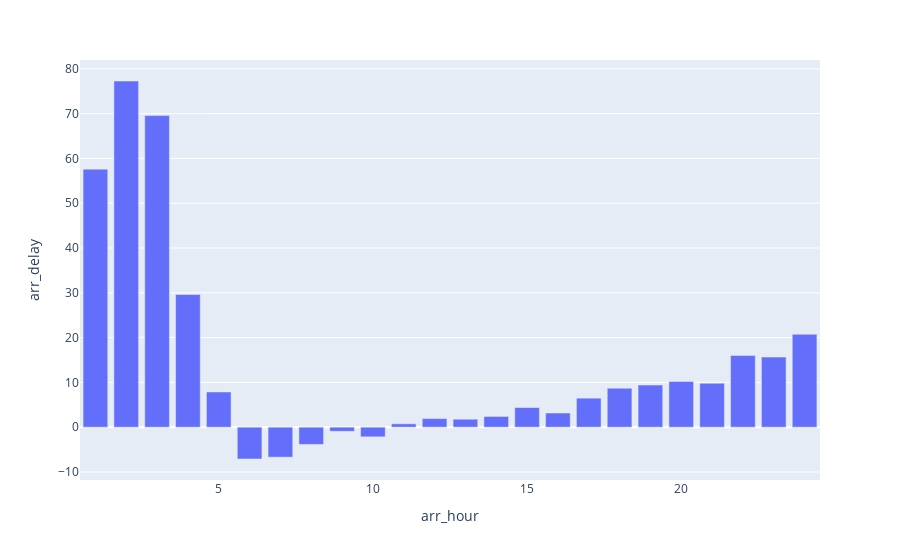

Here is the notebook cell this chart was saved with:
### Markdown cell above
There seems to be massive delays after 12AM. Why this is the case I'm not sure, but when the flight is leaving seems to be a good indicator of flight delay.

Next, let's check when the flights are scheduled to arrive.

### Code cell
arr_hour_count = day_avg.groupby('arr_hour').mean().reset_index()
px.bar(arr_hour_count, x='arr_hour', y='arr_delay')

### Figure 1 — Plotly figure (JSON) as saved in the notebook; plotly's stock layout.template omitted (floating-point values rounded to 4 significant figures)
{"data": [{"alignmentgroup": "True", "hovertemplate": "arr_hour=%{x}<br>arr_delay=%{y}<extra></extra>", "legendgroup": "", "marker": {"color": "#636efa", "pattern": {"shape": ""}}, "name": "", "offsetgroup": "", "orientation": "v", "showlegend": false, "textposition": "auto", "type": "bar", "x": [1, 2, 3, 4, 5, 6, 7, 8, 9, 10, 11, 12, 13, 14, 15, 16, 17, 18, 19, 20, 21, 22, 23, 24], "xaxis": "x", "y": [57.6, 77.28, 69.55, 29.63, 7.859, -7.103, -6.698, -3.853, -0.9131, -2.155, 0.7483, 1.919, 1.779, 2.395, 4.382, 3.166, 6.48, 8.704, 9.404, 10.2, 9.816, 16.01, 15.65, 20.73], "yaxis": "y"}], "layout": {"barmode": "relative", "legend": {"tracegroupgap": 0}, "margin": {"t": 60}, "xaxis": {"anchor": "y", "domain": [0, 1], "title": {"text": "arr_hour"}}, "yaxis": {"anchor": "x", "domain": [0, 1], "title": {"text": "arr_delay"}}}}
